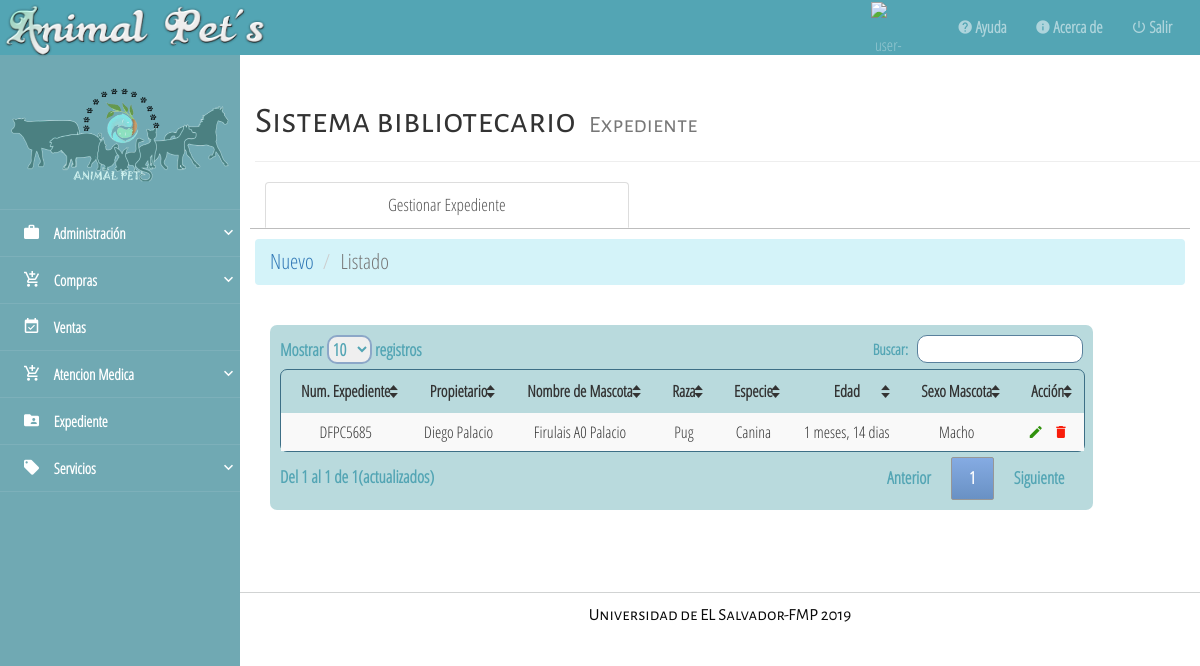
The app's page /from/listaexpediente.php (signed in) with its own data.
### tables this page shows
CREATE TABLE `propietario` (
  `id_propietario` int(20) NOT NULL,
  `nombres` varchar(50) NOT NULL,
  `apellidos` varchar(50) NOT NULL,
  `sexo` varchar(15) NOT NULL,
  `direccion` varchar(500) NOT NULL,
  `telefono` varchar(15) NOT NULL
);

CREATE TABLE `mascotas` (
  `id_mascota` varchar(15) NOT NULL,
  `nombre` varchar(50) NOT NULL,
  `alias` varchar(5) NOT NULL,
  `sexo` varchar(7) NOT NULL,
  `fechanac` date NOT NULL,
  `estado` tinyint(1) NOT NULL,
  `id_raza` int(15) NOT NULL,
  `id_propietario` int(15) NOT NULL
);

CREATE TABLE `raza` (
  `id_raza` int(20) NOT NULL,
  `nombre` varchar(50) NOT NULL,
  `id_especie` int(15) NOT NULL
);

CREATE TABLE `especies` (
  `id_especie` int(20) NOT NULL,
  `nombre` varchar(50) NOT NULL
);

### metodosAjax/filtrarfecha.php (called while the page is built, shortened)
<?php
function tiempo_transcurrido($fecha_nacimiento, $fecha_control)
{
   $fecha_actual = $fecha_control;
   $array_nacimiento = explode ( "-", $fecha_nacimiento );
   $array_actual = explode ( "-", $fecha_actual );
   $anos =  $array_actual[2] - $array_nacimiento[2];
   $meses = $array_actual[1] - $array_nacimiento[1];
   $dias =  $array_actual[0] - $array_nacimiento[0];
   $tiempo[0] = $anos;
   $tiempo[1] = $meses;
   $tiempo[2] = $dias;
   return $tiempo;
}
?>

### from/listaexpediente.php (the view, shortened to what this page needs)
<!DOCTYPE html>
<html lang="es">
<head>
    <link rel="stylesheet" href="../assets/css/material-design-iconic-font.min.css">
    <link rel="stylesheet" href="../assets/css/normalize.css">
    <link rel="stylesheet" href="../assets/css/bootstrap.min.css">
    <link rel="stylesheet" href="../assets/css/jquery.mCustomScrollbar.css">
    <link rel="stylesheet" href="../assets/css/style.css">
    <link rel="stylesheet" href="../assets/datatable/css/jquery.dataTables.min.css">
    <link rel="stylesheet" href="../assets/datatable/css/responsive.dataTables.min.css">
    <link rel="stylesheet" href="../assets/css/sweet-alert.css">
    <link rel="stylesheet" href="../assets/css/sweetalert2.min.css">
</head>
<body>
    <?php
    include "../from/menu.php"
    ?>
        <div class="content-page-container full-reset custom-scroll-containers">
            <div class="container">
                <div class="page-header">
                    <h1 class="all-tittles">Sistema bibliotecario <small>&nbsp;&nbsp;Expediente</small></h1>
                </div>
            </div>
            <div class="container-fluid" style="border-bottom: 1px solid #00000042;margin-right: 1%;margin-left: 1%;">
                <ul class="nav nav-tabs nav-justified" style="font-size: 17px;width: 40%;">
                    <li role="presentation" class="active"><a href="expediente.php">Gestionar Expediente</a></li>
                </ul>
            </div>
            <div class="container-fluid" style="margin: 10px 0;">
                <div class="row">
                    <div class="col-xs-12 lead">
                        <ol class="breadcrumb">
                            <li><a href="expediente.php">Nuevo</a></li>
                            <li class="active">Listado</li>
                        </ol>
                    </div>
                </div>
            </div>
            <div class="container-fluid">
                <div class="col-sm-11">
                    <div class="div-table">
                        <table id="miTabla" class="display responsive nowrap" style="width:100%">
                            <thead>
                                <tr>
                                    <th>Num. Expediente</th>
                                    <th>Propietario</th>
                                    <th>Nombre de Mascota</th>
                                    <th>Raza</th>
                                    <th>Especie</th>
                                    <th>Edad</th>
                                    <th>Sexo Mascota</th>
                                    <th>Acción</th>
                                </tr>
                            </thead>
                            <tbody>
                                <?php
                            include "../config/conexion.php";
                            include"../metodosAjax/filtrarfecha.php";
                            $result=$conexion->query("SELECT
                                mascotas.id_mascota as expediente,
                                propietario.nombres as nombre,
                                propietario.apellidos as apellido,
                                mascotas.nombre as mascota,
                                mascotas.alias as alias,
                                raza.nombre as raza,
                                especies.nombre as especie,
                                mascotas.fechanac as edad,
                                mascotas.sexo as sexo
                                FROM
                                propietario
                                INNER JOIN mascotas ON mascotas.id_propietario = propietario.id_propietario
                                INNER JOIN raza ON mascotas.id_raza = raza.id_raza
                                INNER JOIN especies ON raza.id_especie = especies.id_especie");
                            if($result){
                                while($fila = $result->fetch_object()){ ?>
                                    <tr>
                                        <td>
                                            <?php echo $fila->expediente ?>
                                        </td>
                                        <td>
                                            <?php echo $fila->nombre." ".$fila->apellido?>
                                        </td>
                                        <td>
                                            <?php
                                $cadena=explode(' ',trim($fila->mascota));
                                echo $cadena[0]." ".$fila->alias." ".$cadena[1]
                                ?>
                                        </td>
                                        <td>
                                            <?php echo $fila->raza?>
                                        </td>
                                        <td>
                                            <?php echo $fila->especie?>
                                        </td>
                                        <td>
                                            <?php
                                $tiempo = tiempo_transcurrido(date("d-m-Y", strtotime($fila->edad)), date("d-m-Y"));
                                if($tiempo[0]==0){
                                    $anio="";
                                }
                                if($tiempo[1]!=0){
                                    $meses="$tiempo[1] meses, ";
                                }
                                if($tiempo[2]!=0){
                                    $dias="$tiempo[2] dias";
                                }
                                echo $anio.$meses.$dias;
                                ?>
                                        </td>
                                        <td>
                                            <?php echo $fila->sexo?>
                                        </td>
                                        <td>
                                            <a href="#" data-toggle="modal" data-target="#modificarExpe" class="material-control tooltips-general" required="" maxlength="50" data-toggle="tooltip" data-placement="top" title="Editar" onclick="editarE(<?php echo " '".$fila->expediente."' "?>)">
                                                <i class="zmdi zmdi-edit" style="color: #31920D;">
                                        </i>
                                            </a>
                                            <a href="#" class="material-control tooltips-general" required="" maxlength="50" data-toggle="tooltip" data-placement="top" title="Eliminar" onclick="eliminar(<?php echo " '".$fila->expediente."' "?>)">
                                                <i class="zmdi zmdi-delete" style="color: #F91D0B;"></i>
                                            </a>
                                        </td>
                                    </tr>
                                    <?php
        }
}
?>
                            </tbody>
                        </table>
                    </div>
                </div>
            </div>
            <footer class="footer full-reset">
                <div class="footer-copyright full-reset all-tittles">
                    <center>Universidad de EL Salvador-FMP 2019</center>
                </div>
            </footer>
</body>
</html>

### assets/css/style.css (style rules this page uses)
html, body { height: 100%; margin: 0; padding: 0; width: 100%; font-size: 16px; font-family: "Parrafos" !important; background-color: #fff; }
.all-tittles { font-family: "Titulos" !important; }
.full-reset { margin: 0; padding: 0; width: 100%; }
.div-table { display: table !important; width: 100%; margin: 20px 0; padding: 0; background-color: #b9dadd; height: auto !important; border-radius: 7px 7px 7px 7px; -moz-border-radius: 7px 7px 7px 7px; -webkit-border-radius: 7px 7px 7px 7px; border: 0px solid #000000; }
.content-page-container { height: 100%; position: absolute; top: 0; right: 0; z-index: 1; width: 80%; background-color: #fff; }
.footer { background-color: #BFC1C1B5; height: auto; color: #fff; padding-top: 1px; margin-top: 30px; }
.footer-copyright { height: 45px; line-height: 45px; color: #090909; text-align: center; font-size: 17px; background-color: #FFF; }

### records on screen
propietario: mascotas.id_mascota "DFPC5685", nombres "Diego", apellidos "Palacio", mascotas.nombre "Firulais", mascotas.alias "A0", mascotas.nombre "Palacio", raza.nombre "Pug", especies.nombre "Canina", mascotas.fechanac "1 meses,", mascotas.fechanac "14 dias", mascotas.sexo "Macho"
